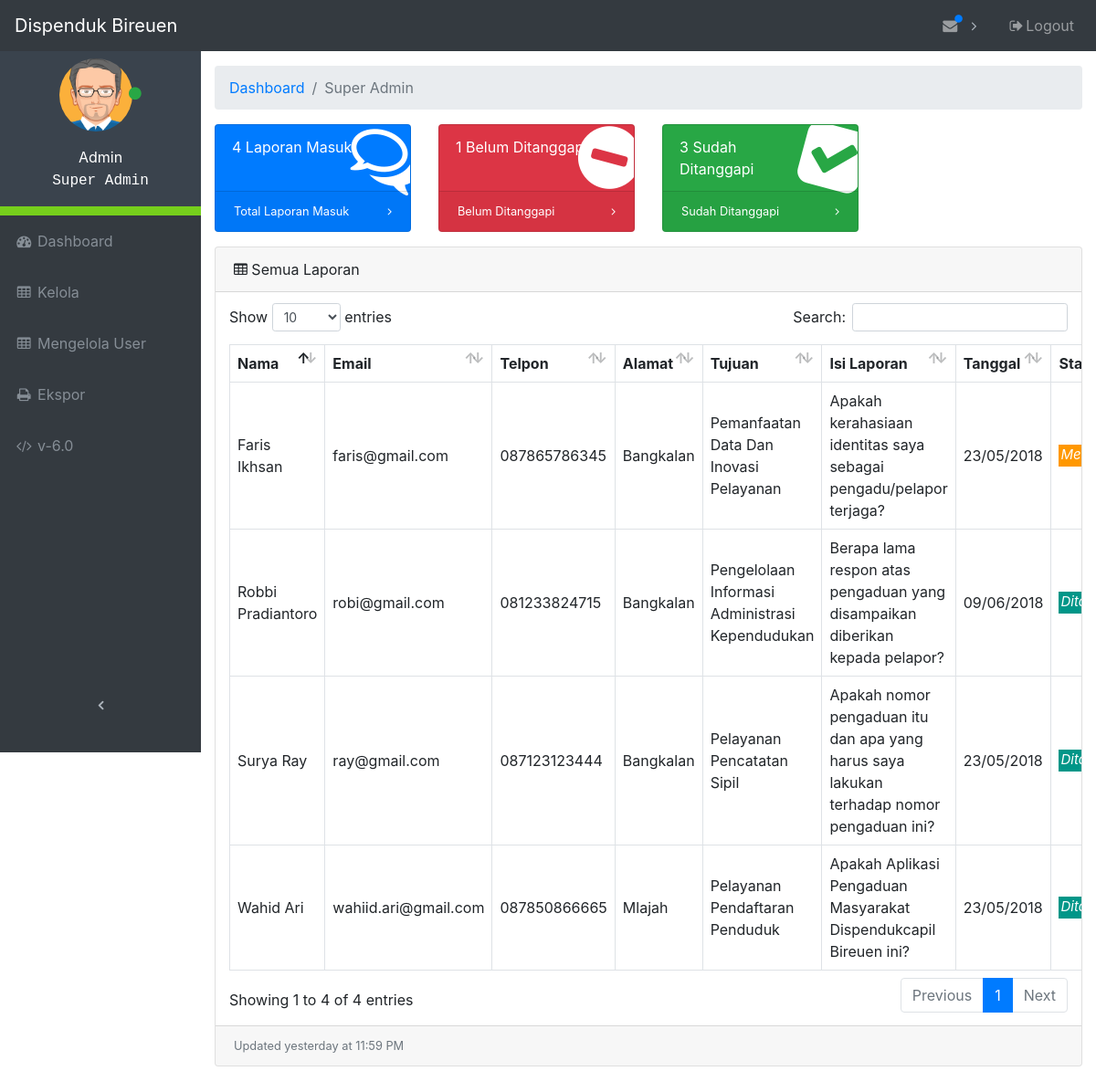
Screenshot of /admin/index (signed in) with the database file from the repository.
### tables this page shows
CREATE TABLE `divisi` (
  `id_divisi` int(11) NOT NULL,
  `nama_divisi` varchar(64) NOT NULL
);

CREATE TABLE `laporan` (
  `id` int(11) NOT NULL,
  `nama` varchar(64) NOT NULL,
  `email` varchar(64) NOT NULL,
  `telpon` varchar(12) NOT NULL,
  `alamat` varchar(256) NOT NULL,
  `tujuan` int(11) NOT NULL,
  `isi` varchar(2048) NOT NULL,
  `tanggal` timestamp NOT NULL DEFAULT CURRENT_TIMESTAMP ON UPDATE CURRENT_TIMESTAMP,
  `status` varchar(12) NOT NULL
);

### admin/database.php (called while the page is built, shortened)
<?php
$db_host = "localhost";
$db_user = "root";
$db_pass = "";
$db_name = "kp";
try {
    $db = new PDO("mysql:host=$db_host;dbname=$db_name", $db_user, $db_pass);
} catch(PDOException $e) {
    die("Terjadi masalah: " . $e->getMessage());
}
function logged_admin () {
    global $db, $admin_login, $divisi, $id_admin;
    $sql = "SELECT * FROM admin, divisi WHERE admin.username = :username AND admin.divisi = divisi.id_divisi";
    $stmt = $db->prepare($sql);
    $stmt->bindValue(':username', $admin_login);
    $stmt->execute();
    foreach ($stmt as $col) {
        $divisi = $col['nama_divisi'];
    }
}

### admin/index.php (the view, shortened to what this page needs)
<?php
    require_once("database.php");
    logged_admin ();
    global $total_laporan_masuk, $total_laporan_menunggu, $total_laporan_ditanggapi;
    if ($id_admin > 0) {
        foreach($db->query("SELECT COUNT(*) FROM laporan WHERE laporan.tujuan = $id_admin") as $row) {
            $total_laporan_masuk = $row['COUNT(*)'];
        }
        foreach($db->query("SELECT COUNT(*) FROM laporan WHERE status = \"Ditanggapi\" AND laporan.tujuan = $id_admin") as $row) {
            $total_laporan_ditanggapi = $row['COUNT(*)'];
        }
        foreach($db->query("SELECT COUNT(*) FROM laporan WHERE status = \"Menunggu\" AND laporan.tujuan = $id_admin") as $row) {
            $total_laporan_menunggu = $row['COUNT(*)'];
        }
    } else {
        foreach($db->query("SELECT COUNT(*) FROM laporan") as $row) {
            $total_laporan_masuk = $row['COUNT(*)'];
        }
        foreach($db->query("SELECT COUNT(*) FROM laporan WHERE status = \"Ditanggapi\"") as $row) {
            $total_laporan_ditanggapi = $row['COUNT(*)'];
        }
        foreach($db->query("SELECT COUNT(*) FROM laporan WHERE status = \"Menunggu\"") as $row) {
            $total_laporan_menunggu = $row['COUNT(*)'];
        }
    }
 ?>
<!DOCTYPE html>
<html lang="en">
<head>
    <link href="vendor/bootstrap/css/bootstrap.css" rel="stylesheet">
    <link href="vendor/font-awesome/css/font-awesome.min.css" rel="stylesheet" type="text/css">
    <link href="vendor/datatables/dataTables.bootstrap4.css" rel="stylesheet">
    <link href="css/admin.css" rel="stylesheet">
</head>
<body class="fixed-nav sticky-footer" id="page-top">
    <nav class="navbar navbar-expand-lg navbar-dark bg-dark fixed-top" id="mainNav">
        <a class="navbar-brand" href="index">Dispenduk Bireuen</a>
        <div class="collapse navbar-collapse" id="navbarResponsive">
            <ul class="navbar-nav navbar-sidenav sidebar-menu" id="exampleAccordion">
                <li class="sidebar-profile nav-item" data-toggle="tooltip" data-placement="right" title="Admin">
                    <div class="profile-main">
                        <p class="image">
                            <img alt="image" src="images/avatar1.png" width="80">
                            <span class="status"><i class="fa fa-circle text-success"></i></span>
                        </p>
                        <p>
                            <span class="">Admin</span><br>
                            <span class="user" style="font-family: monospace;"><?php echo $divisi; ?></span>
                        </p>
                    </div>
                </li>
<li class="nav-item" data-toggle="tooltip" data-placement="right" title="Dashboard">
    <a class="nav-link" href="index">
        <i class="fa fa-fw fa-dashboard"></i>
        <span class="nav-link-text">Dashboard</span>
    </a>
</li>
<li class="nav-item" data-toggle="tooltip" data-placement="right" title="Tables">
    <a class="nav-link" href="tables">
        <i class="fa fa-fw fa-table"></i>
        <span class="nav-link-text">Kelola</span>
    </a>
</li>
<li class="nav-item" data-toggle="tooltip" data-placement="right" title="user">
    <a class="nav-link" href="user">
        <i class="fa fa-fw fa-table"></i>
        <span class="nav-link-text">Mengelola User</span>
    </a>
</li>
                <li class="nav-item" data-toggle="tooltip" data-placement="right" title="Export">
                    <a class="nav-link" href="export">
                        <i class="fa fa-fw fa-print"></i>
                        <span class="nav-link-text">Ekspor</span>
                    </a>
                </li>
                <li class="nav-item" data-toggle="tooltip" data-placement="right" title="Version">
                    <a class="nav-link" href="#VersionModal" data-toggle="modal" data-target="#VersionModal">
                        <i class="fa fa-fw fa-code"></i>
                        <span class="nav-link-text">v-6.0</span>
                    </a>
                </li>
            </ul>
            <ul class="navbar-nav sidenav-toggler">
                <li class="nav-item">
                    <a class="nav-link text-center" id="sidenavToggler">
                        <i class="fa fa-fw fa-angle-left"></i>
                    </a>
                </li>
            </ul>
            <ul class="navbar-nav ml-auto">
                <li class="nav-item dropdown">
                    <a class="nav-link dropdown-toggle mr-lg-2" id="messagesDropdown" href="#" data-toggle="dropdown" aria-haspopup="true" aria-expanded="false">
                        <i class="fa fa-fw fa-envelope"></i>
                        <span class="indicator text-primary d-none d-lg-block">
                            <i class="fa fa-fw fa-circle"></i>
                        </span>
                    </a>
                    <?php
                        $statement = $db->query("SELECT * FROM laporan ORDER BY laporan.id DESC LIMIT 1");
                     ?>
                </li>
                <li class="nav-item">
                    <a class="nav-link" data-toggle="modal" data-target="#exampleModal">
                        <i class="fa fa-fw fa-sign-out"></i>Logout
                    </a>
                </li>
            </ul>
        </div>
    </nav>
    <div class="content-wrapper">
        <div class="container-fluid">
            <ol class="breadcrumb">
                <li class="breadcrumb-item">
                    <a href="#">Dashboard</a>
                </li>
                <li class="breadcrumb-item active"><?php echo $divisi; ?></li>
            </ol>
            <div class="row">
                <div class="col-xl-3 col-sm-6 mb-3">
                    <div class="card text-white bg-primary o-hidden h-100">
                        <div class="card-body">
                            <div class="card-body-icon">
                                <i class="fa fa-fw fa-comments-o"></i>
                            </div>
                            <div class="mr-5"><?php echo $total_laporan_masuk; ?> Laporan Masuk</div>
                        </div>
                        <a class="card-footer text-white clearfix small z-1" href="tables">
                            <span class="float-left">Total Laporan Masuk</span>
                            <span class="float-right">
                                <i class="fa fa-angle-right"></i>
                            </span>
                        </a>
                    </div>
                </div>
                <div class="col-xl-3 col-sm-6 mb-3">
                    <div class="card text-white bg-danger o-hidden h-100">
                        <div class="card-body">
                            <div class="card-body-icon">
                                <i class="fa fa-fw fa-minus-circle"></i>
                            </div>
                            <div class="mr-5"><?php echo $total_laporan_menunggu; ?> Belum Ditanggapi</div>
                        </div>
                        <a class="card-footer text-white clearfix small z-1" href="#">
                            <span class="float-left">Belum Ditanggapi</span>
                            <span class="float-right">
                                <i class="fa fa-angle-right"></i>
                            </span>
                        </a>
                    </div>
                </div>
                <div class="col-xl-3 col-sm-6 mb-3">
                    <div class="card text-white bg-success o-hidden h-100">
                        <div class="card-body">
                            <div class="card-body-icon">
                                <i class="fa fa-fw fa-check-square"></i>
                            </div>
                            <div class="mr-5"><?php echo $total_laporan_ditanggapi; ?> Sudah Ditanggapi</div>
                        </div>
                        <a class="card-footer text-white clearfix small z-1" href="#">
                            <span class="float-left">Sudah Ditanggapi</span>
                            <span class="float-right">
                                <i class="fa fa-angle-right"></i>
                            </span>
                        </a>
                    </div>
                </div>
            </div>
            <div class="card mb-3">
                <div class="card-header">
                    <i class="fa fa-table"></i> Semua Laporan
                </div>
                <div class="card-body">
                    <div class="table-responsive">
                        <table class="table table-bordered" id="dataTable" width="100%" cellspacing="0">
                            <thead>
                                <tr>
                                    <th>Nama</th>
                                    <th>Email</th>
                                    <th>Telpon</th>
                                    <th>Alamat</th>
                                    <th>Tujuan</th>
                                    <th>Isi Laporan</th>
                                    <th>Tanggal</th>
                                    <th class="sorting_asc_disabled sorting_desc_disabled">Status</th>
                                </tr>
                            </thead>
                            <tbody>
                                <?php
                            if ($id_admin > 0) {
                                $statement = $db->query("SELECT * FROM laporan, divisi WHERE laporan.tujuan = divisi.id_divisi AND laporan.tujuan = $id_admin ORDER BY laporan.id DESC");
                            } else {
                                $statement = $db->query("SELECT * FROM laporan, divisi WHERE laporan.tujuan = divisi.id_divisi ORDER BY laporan.id DESC");
                            }
                            foreach ($statement as $key ) {
                                $mysqldate = $key['tanggal'];
                                $phpdate = strtotime($mysqldate);
                                $tanggal = date( 'd/m/Y', $phpdate);
                                $status  = $key['status'];
                                if($status == "Ditanggapi") {
                                    $style_status = "<p style=\"background-color:#009688;color:#fff;padding-left:2px;padding-right:2px;padding-bottom:2px;margin-top:16px;font-size:15px;font-style:italic;\">Ditanggapi</p>";
                                } else {
                                    $style_status = "<p style=\"background-color:#FF9800;color:#fff;padding-left:2px;padding-right:2px;padding-bottom:2px;margin-top:16px;font-size:15px;font-style:italic;\">Menunggu</p>";
                                }
                                ?>
                                <tr>
                                    <td><?php echo $key['nama']; ?></td>
                                    <td><?php echo $key['email']; ?></td>
                                    <td><?php echo $key['telpon']; ?></td>
                                    <td><?php echo $key['alamat']; ?></td>
                                    <td><?php echo $key['nama_divisi']; ?></td>
                                    <td><?php echo $key['isi']; ?></td>
                                    <td><?php echo $tanggal; ?></td>
                                    <td><?php echo $style_status; ?></td>
                                </tr>
                                <?php
                            }
                            ?>
                            </tbody>
                        </table>
                    </div>
                </div>
                <div class="card-footer small text-muted">Updated yesterday at 11:59 PM</div>
            </div>
        </div>
    </div>
</body>
</html>

### admin/css/admin.css (style rules this page uses)
html { position: relative; min-height: 100%; }
body { overflow-x: hidden; }
body.sticky-footer { margin-bottom: 56px; }
body.sticky-footer .content-wrapper { min-height: calc(100vh - 56px - 56px); }
body.fixed-nav { padding-top: 56px; }
.content-wrapper { min-height: calc(100vh - 56px); padding-top: 1rem; }
.o-hidden { overflow: hidden !important; }
.z-1 { z-index: 1; }
#mainNav .navbar-collapse { overflow: auto; max-height: 75vh; }
#mainNav .navbar-collapse .navbar-nav .nav-item .nav-link { cursor: pointer; }
#mainNav .navbar-collapse .sidenav-toggler { display: none; }
#mainNav .navbar-collapse .navbar-nav > .nav-item.dropdown > .nav-link { position: relative; min-width: 45px; }
#mainNav .navbar-collapse .navbar-nav > .nav-item.dropdown > .nav-link:after { float: right; width: auto; content: '\f105'; border: none; font-family: 'FontAwesome'; }
#mainNav .navbar-collapse .navbar-nav > .nav-item.dropdown > .nav-link .indicator { position: absolute; top: 5px; left: 21px; font-size: 10px; }
@media (min-width: 992px) { #mainNav .navbar-brand { width: 250px; } }
@media (min-width: 992px) { #mainNav .navbar-collapse { overflow: visible; max-height: none; } }
@media (min-width: 992px) { #mainNav .navbar-collapse .navbar-sidenav { position: absolute; top: 0; left: 0; -webkit-flex-direction: column; -ms-flex-direction: column; flex-direction: column; margin-top: 56px; } }
@media (min-width: 992px) { #mainNav .navbar-collapse .navbar-sidenav > .nav-item { width: 220px; padding: 0; } }
@media (min-width: 992px) { #mainNav .navbar-collapse .navbar-sidenav > .nav-item > .nav-link { padding: 1em; } }
@media (min-width: 992px) { #mainNav .navbar-collapse .navbar-nav > .nav-item.dropdown > .nav-link { min-width: 0; } }
@media (min-width: 992px) { #mainNav .navbar-collapse .navbar-nav > .nav-item.dropdown > .nav-link:after { width: 24px; text-align: center; } }
#mainNav.fixed-top .sidenav-toggler { display: none; }
@media (min-width: 992px) { #mainNav.fixed-top .navbar-sidenav { height: calc(110vh - 112px); } }
@media (min-width: 992px) { #mainNav.fixed-top .sidenav-toggler { position: absolute; top: 0; left: 0; display: flex; -webkit-flex-direction: column; -ms-flex-direction: column; flex-direction: column; margin-top: calc(100vh - 56px); } }
@media (min-width: 992px) { #mainNav.fixed-top .sidenav-toggler > .nav-item { width: 220px; padding: 0; } }
@media (min-width: 992px) { #mainNav.fixed-top .sidenav-toggler > .nav-item > .nav-link { padding: 1em; } }
#mainNav.fixed-top.navbar-dark .sidenav-toggler a i { color: #adb5bd; }
.content-wrapper { overflow-x: hidden; background: white; }
@media (min-width: 992px) { .content-wrapper { margin-left: 220px; } }
#sidenavToggler i { font-weight: 800; }
#mainNav.navbar-dark .navbar-collapse .navbar-sidenav > .nav-item > .nav-link { color: #868e96; }
#mainNav.navbar-dark .navbar-collapse .navbar-nav > .nav-item.dropdown > .nav-link:after { color: #adb5bd; }
@media (min-width: 992px) { #mainNav.navbar-dark .navbar-collapse .navbar-sidenav { background: #343a40; } }
.card-body-icon { position: absolute; z-index: 0; top: -25px; right: -25px; font-size: 5rem; -webkit-transform: rotate(15deg); -ms-transform: rotate(15deg); transform: rotate(15deg); }
ul.sidebar-menu li.sidebar-profile { background-color: #3A434D; padding: 10px; color: #fff; text-align: center; border-bottom: 10px solid #76CF1C; }
ul.sidebar-menu li.sidebar-profile .image img { border-radius: 60%; }
ul.sidebar-menu li.sidebar-profile .status { margin-top: -10px; font-size: 7; margin-left: -9px; }
ul.sidebar-menu li.sidebar-profile .profile-main { margin-top: 8px; }

### rows the page displays
laporan: nama "Robbi Pradiantoro", email "robi@gmail.com", telpon "081233824715", alamat "Bangkalan", tujuan.nama_divisi "Pengelolaan Informasi Administrasi Kependudukan", isi "Berapa lama respon atas pengaduan yang disampaikan diberikan kepada pelapor?", tanggal "09/06/2018", status "Ditanggapi"
laporan: nama "Faris Ikhsan", email "faris@gmail.com", telpon "087865786345", alamat "Bangkalan", tujuan.nama_divisi "Pemanfaatan Data Dan Inovasi Pelayanan", isi "Apakah kerahasiaan identitas saya sebagai pengadu/pelapor terjaga?", tanggal "23/05/2018", status "Menunggu"
laporan: nama "Surya Ray", email "ray@gmail.com", telpon "087123123444", alamat "Bangkalan", tujuan.nama_divisi "Pelayanan Pencatatan Sipil", isi "Apakah nomor pengaduan itu dan apa yang harus saya lakukan terhadap nomor pengaduan ini?", tanggal "23/05/2018", status "Ditanggapi"
laporan: nama "Wahid Ari", email "wahiid.ari@gmail.com", telpon "087850866665", alamat "Mlajah", tujuan.nama_divisi "Pelayanan Pendaftaran Penduduk", isi "Apakah Aplikasi Pengaduan Masyarakat Dispendukcapil Bireuen ini?", tanggal "23/05/2018", status "Ditanggapi"

### other values shown
$divisi "Super Admin"
$total_laporan_masuk "4"
$total_laporan_menunggu "1"
$total_laporan_ditanggapi "3"
